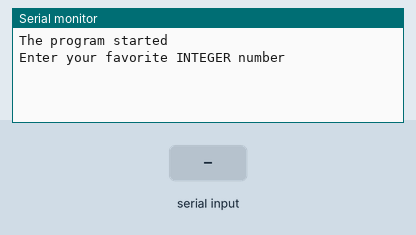
This sketch was run on a simulated Arduino Uno, built with avr-gcc and run on an emulated ATmega328P. On the bench: the last lines printed to the serial monitor. Inputs (shaded band) come from the test bench.

Above: at 1.2 s.
1.3 s: "90,45\n" received over Serial
At 2.3 s:
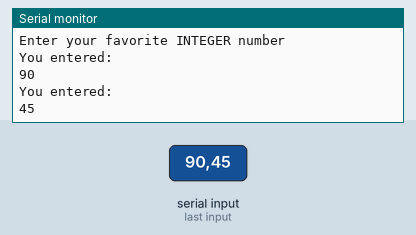
2.8 s: "30,150\n" received over Serial
At 3.4 s:
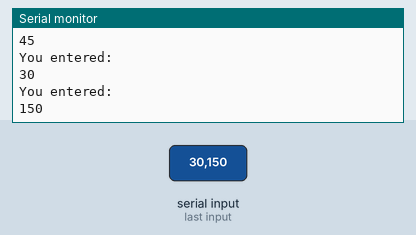
Timing chart, 0 to 5.8 s (numbered marks = the images above; inputs shaded):
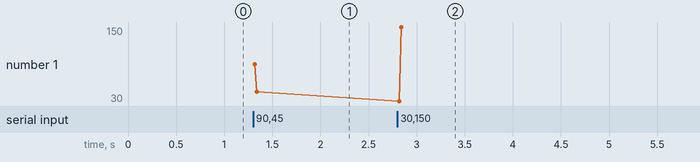

The sketch:

BasicInput.ino
```cpp
// practicing inputting into the arduino

void setup() {
  Serial.begin(9600);
  Serial.println("The program started");
  Serial.println("Enter your favorite INTEGER number");

}

void loop() {
  if (Serial.available()){
    int favNumber = Serial.parseInt();
    Serial.println("You entered: ");
    Serial.println(favNumber);
    Serial.read();
  }

}
```

Measured:
- after the input at 1.3 s, the serial monitor: prints a new line at once (image 1)
- after the input at 2.8 s, the serial monitor: prints a new line at once (image 2)
- plotted number 1: 45 → 150 after the input at 2.8 s
